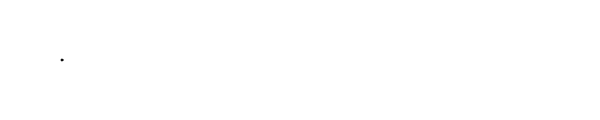
Frame 1 (no input)
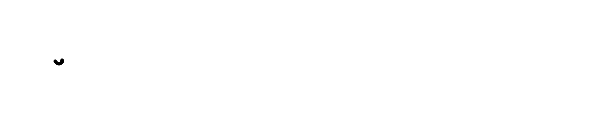
Frame 60 (no input)
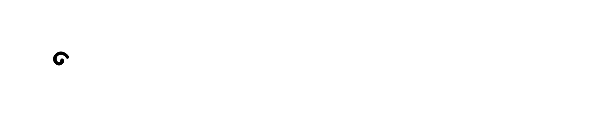
Frame 120 (the mouse pressed at the canvas centre since frame 60)

The p5.js sketch that drew these frames (run headless with seeded random() and noise() and a simulated clock; from frame 60 on, the mouse is pressed at the canvas centre):

// p5.js sketch
// ── sketch.js
var angle = 0.0;
var offset = 60;
var scalar = 2;
var speed = 0.05;

function setup() {
  createCanvas(600, 120);
  fill(0);
}

function draw() {
  var x = offset + cos(angle) * scalar;
  var y = offset + sin(angle) * scalar;
  ellipse( x, y, 2, 2);
  angle += speed;
  scalar += speed;
}
